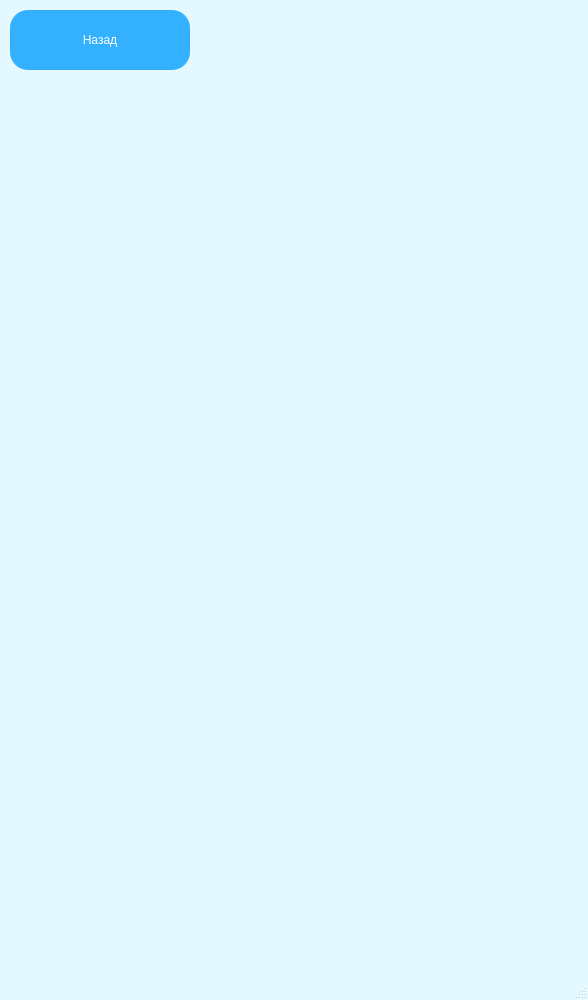
<?xml version="1.0" encoding="UTF-8"?>
<ui version="4.0">
 <class>MainWindow</class>
 <widget class="QMainWindow" name="MainWindow">
  <property name="geometry">
   <rect>
    <x>0</x>
    <y>0</y>
    <width>588</width>
    <height>1000</height>
   </rect>
  </property>
  <property name="minimumSize">
   <size>
    <width>588</width>
    <height>1000</height>
   </size>
  </property>
  <property name="maximumSize">
   <size>
    <width>588</width>
    <height>1000</height>
   </size>
  </property>
  <property name="windowTitle">
   <string>Регистрация</string>
  </property>
  <property name="windowIcon">
   <iconset>
    <normaloff>../app_image/no_photo.png</normaloff>../app_image/no_photo.png</iconset>
  </property>
  <property name="styleSheet">
   <string notr="true">QMainWindow {
	background-color: rgb(228, 249, 255);
}
QPushButton {
	background-color: rgb(51, 177, 255);
	border-radius: 18px;
	font: 10pt &quot;Arial&quot;;
	color: rgb(255, 255, 255);
}
QPushButton:hover {
	border-radius: 20px;
	background-color: rgb(52, 202, 232);
}
QPushButton:pressed {
	border-radius: 25px;
	background-color: rgb(0, 222, 0);
}</string>
  </property>
  <widget class="QWidget" name="centralwidget">
   <widget class="QPushButton" name="pushButton">
    <property name="geometry">
     <rect>
      <x>10</x>
      <y>10</y>
      <width>180</width>
      <height>60</height>
     </rect>
    </property>
    <property name="text">
     <string>Назад</string>
    </property>
   </widget>
   <widget class="QWidget" name="widget" native="true">
    <property name="geometry">
     <rect>
      <x>10</x>
      <y>119</y>
      <width>568</width>
      <height>841</height>
     </rect>
    </property>
    <property name="minimumSize">
     <size>
      <width>568</width>
      <height>0</height>
     </size>
    </property>
    <widget class="QWidget" name="gridLayoutWidget">
     <property name="geometry">
      <rect>
       <x>-1</x>
       <y>-1</y>
       <width>571</width>
       <height>841</height>
      </rect>
     </property>
     <layout class="QGridLayout" name="gridLayout"/>
    </widget>
   </widget>
  </widget>
  <widget class="QStatusBar" name="statusbar"/>
 </widget>
 <resources/>
 <connections/>
</ui>
